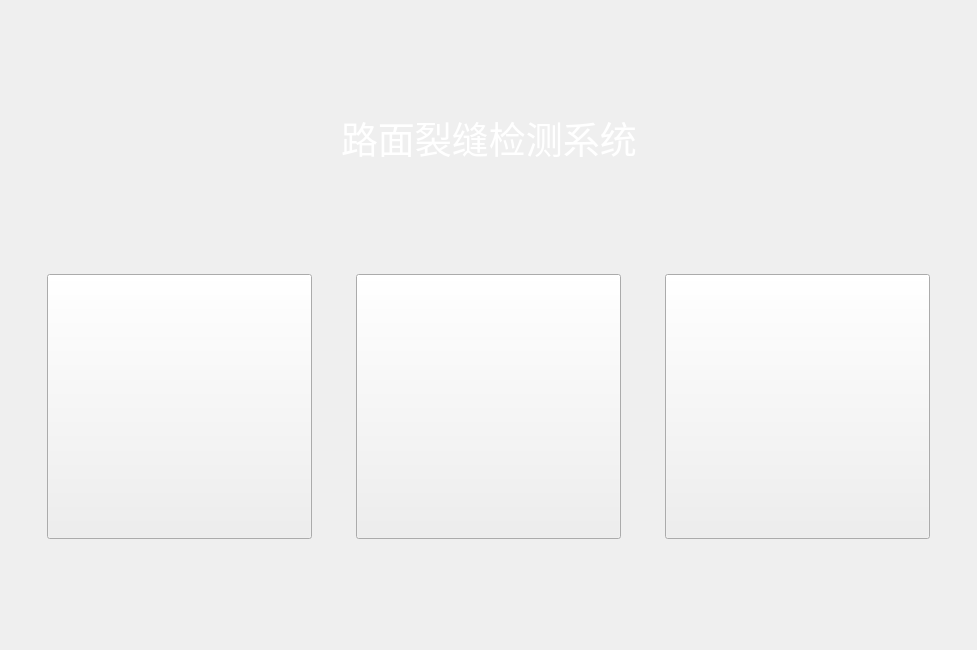
<?xml version="1.0" encoding="UTF-8"?>
<ui version="4.0">
 <class>MainWindow</class>
 <widget class="QMainWindow" name="MainWindow">
  <property name="geometry">
   <rect>
    <x>0</x>
    <y>0</y>
    <width>977</width>
    <height>650</height>
   </rect>
  </property>
  <property name="sizePolicy">
   <sizepolicy hsizetype="Preferred" vsizetype="Preferred">
    <horstretch>0</horstretch>
    <verstretch>0</verstretch>
   </sizepolicy>
  </property>
  <property name="contextMenuPolicy">
   <enum>Qt::NoContextMenu</enum>
  </property>
  <property name="windowTitle">
   <string>苏纳宇-基于深度学习的路面裂缝检测系统</string>
  </property>
  <property name="windowIcon">
   <iconset resource="apprcc.qrc">
    <normaloff>:/img/img/icons/swimming.png</normaloff>:/img/img/icons/swimming.png</iconset>
  </property>
  <property name="styleSheet">
   <string notr="true">border-image: url(:/img/Settings/main_window_img/background1x.png);</string>
  </property>
  <widget class="QWidget" name="centralwidget">
   <property name="minimumSize">
    <size>
     <width>800</width>
     <height>0</height>
    </size>
   </property>
   <property name="mouseTracking">
    <bool>false</bool>
   </property>
   <layout class="QHBoxLayout" name="horizontalLayout_3">
    <item>
     <layout class="QVBoxLayout" name="verticalLayout">
      <item>
       <spacer name="verticalSpacer_2">
        <property name="orientation">
         <enum>Qt::Vertical</enum>
        </property>
        <property name="sizeHint" stdset="0">
         <size>
          <width>20</width>
          <height>10</height>
         </size>
        </property>
       </spacer>
      </item>
      <item>
       <layout class="QHBoxLayout" name="horizontalLayout_2">
        <item>
         <spacer name="horizontalSpacer_5">
          <property name="orientation">
           <enum>Qt::Horizontal</enum>
          </property>
          <property name="sizeHint" stdset="0">
           <size>
            <width>40</width>
            <height>20</height>
           </size>
          </property>
         </spacer>
        </item>
        <item>
         <widget class="QLabel" name="name_label">
          <property name="font">
           <font>
            <family>黑体</family>
            <pointsize>28</pointsize>
            <weight>50</weight>
            <bold>false</bold>
           </font>
          </property>
          <property name="styleSheet">
           <string notr="true">color: rgb(255, 255, 255);

</string>
          </property>
          <property name="text">
           <string>路面裂缝检测系统</string>
          </property>
         </widget>
        </item>
        <item>
         <spacer name="horizontalSpacer_6">
          <property name="orientation">
           <enum>Qt::Horizontal</enum>
          </property>
          <property name="sizeHint" stdset="0">
           <size>
            <width>40</width>
            <height>20</height>
           </size>
          </property>
         </spacer>
        </item>
       </layout>
      </item>
      <item>
       <spacer name="verticalSpacer">
        <property name="orientation">
         <enum>Qt::Vertical</enum>
        </property>
        <property name="sizeHint" stdset="0">
         <size>
          <width>20</width>
          <height>40</height>
         </size>
        </property>
       </spacer>
      </item>
      <item>
       <layout class="QHBoxLayout" name="horizontalLayout">
        <item>
         <spacer name="horizontalSpacer">
          <property name="orientation">
           <enum>Qt::Horizontal</enum>
          </property>
          <property name="sizeHint" stdset="0">
           <size>
            <width>40</width>
            <height>20</height>
           </size>
          </property>
         </spacer>
        </item>
        <item>
         <widget class="QPushButton" name="model_train">
          <property name="minimumSize">
           <size>
            <width>265</width>
            <height>265</height>
           </size>
          </property>
          <property name="styleSheet">
           <string notr="true">QPushButton#model_train{border-image: url(:/img/Settings/main_window_img/train_B.png);}

QPushButton#model_train::hover{
border-image: url(:/img/Settings/main_window_img/train_A.png);
}

</string>
          </property>
          <property name="text">
           <string/>
          </property>
          <property name="iconSize">
           <size>
            <width>50</width>
            <height>50</height>
           </size>
          </property>
         </widget>
        </item>
        <item>
         <spacer name="horizontalSpacer_2">
          <property name="orientation">
           <enum>Qt::Horizontal</enum>
          </property>
          <property name="sizeHint" stdset="0">
           <size>
            <width>40</width>
            <height>20</height>
           </size>
          </property>
         </spacer>
        </item>
        <item>
         <widget class="QPushButton" name="accurate_detecte">
          <property name="minimumSize">
           <size>
            <width>265</width>
            <height>265</height>
           </size>
          </property>
          <property name="styleSheet">
           <string notr="true">QPushButton#accurate_detecte{border-image: url(:/img/Settings/main_window_img/detect_B.png);}

QPushButton#accurate_detecte::hover{
border-image: url(:/img/Settings/main_window_img/detect_A.png);
}
</string>
          </property>
          <property name="text">
           <string/>
          </property>
          <property name="iconSize">
           <size>
            <width>50</width>
            <height>50</height>
           </size>
          </property>
         </widget>
        </item>
        <item>
         <spacer name="horizontalSpacer_3">
          <property name="orientation">
           <enum>Qt::Horizontal</enum>
          </property>
          <property name="sizeHint" stdset="0">
           <size>
            <width>40</width>
            <height>20</height>
           </size>
          </property>
         </spacer>
        </item>
        <item>
         <widget class="QPushButton" name="data_annno">
          <property name="minimumSize">
           <size>
            <width>265</width>
            <height>265</height>
           </size>
          </property>
          <property name="baseSize">
           <size>
            <width>14</width>
            <height>14</height>
           </size>
          </property>
          <property name="styleSheet">
           <string notr="true">QPushButton#data_annno{border-image: url(:/img/Settings/main_window_img/annotation_B.png);}

QPushButton#data_annno::hover{
border-image: url(:/img/Settings/main_window_img/annotation_A.png);
}

</string>
          </property>
          <property name="text">
           <string/>
          </property>
         </widget>
        </item>
        <item>
         <spacer name="horizontalSpacer_4">
          <property name="orientation">
           <enum>Qt::Horizontal</enum>
          </property>
          <property name="sizeHint" stdset="0">
           <size>
            <width>40</width>
            <height>20</height>
           </size>
          </property>
         </spacer>
        </item>
       </layout>
      </item>
      <item>
       <spacer name="verticalSpacer_3">
        <property name="orientation">
         <enum>Qt::Vertical</enum>
        </property>
        <property name="sizeHint" stdset="0">
         <size>
          <width>20</width>
          <height>40</height>
         </size>
        </property>
       </spacer>
      </item>
     </layout>
    </item>
   </layout>
  </widget>
 </widget>
 <resources>
  <include location="app.qrc"/>
  <include location="apprcc.qrc"/>
 </resources>
 <connections/>
</ui>
